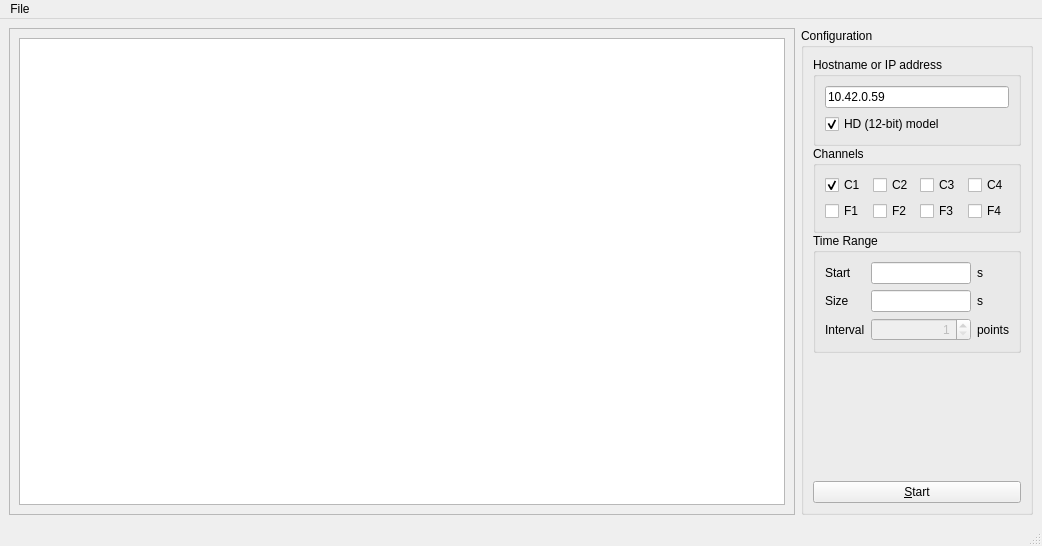
<?xml version="1.0" encoding="UTF-8"?>
<ui version="4.0">
 <class>MainWindow</class>
 <widget class="QMainWindow" name="MainWindow">
  <property name="geometry">
   <rect>
    <x>0</x>
    <y>0</y>
    <width>1042</width>
    <height>546</height>
   </rect>
  </property>
  <property name="windowTitle">
   <string>PyQtGraph Example</string>
  </property>
  <widget class="QWidget" name="centralwidget">
   <layout class="QHBoxLayout" name="horizontalLayout" stretch="1,0">
    <item>
     <widget class="QFrame" name="frame">
      <property name="frameShape">
       <enum>QFrame::Shape::StyledPanel</enum>
      </property>
      <property name="frameShadow">
       <enum>QFrame::Shadow::Raised</enum>
      </property>
      <layout class="QVBoxLayout" name="verticalLayout_2">
       <item>
        <widget class="GraphicsLayoutWidget" name="graphicsLayoutWidget"/>
       </item>
      </layout>
     </widget>
    </item>
    <item>
     <widget class="QGroupBox" name="groupBox">
      <property name="title">
       <string>Configuration</string>
      </property>
      <layout class="QVBoxLayout" name="verticalLayout_4">
       <item>
        <widget class="QWidget" name="configuration_frame" native="true">
         <layout class="QVBoxLayout" name="verticalLayout">
          <property name="spacing">
           <number>0</number>
          </property>
          <property name="leftMargin">
           <number>0</number>
          </property>
          <property name="topMargin">
           <number>0</number>
          </property>
          <property name="rightMargin">
           <number>0</number>
          </property>
          <property name="bottomMargin">
           <number>0</number>
          </property>
          <item>
           <widget class="QGroupBox" name="hostname_groupBox">
            <property name="title">
             <string>Hostname or IP address</string>
            </property>
            <layout class="QVBoxLayout" name="verticalLayout_3">
             <item>
              <widget class="QLineEdit" name="hostnameLineEdit">
               <property name="text">
                <string>10.42.0.59</string>
               </property>
               <property name="maxLength">
                <number>256</number>
               </property>
               <property name="alignment">
                <set>Qt::AlignmentFlag::AlignLeading|Qt::AlignmentFlag::AlignLeft|Qt::AlignmentFlag::AlignVCenter</set>
               </property>
              </widget>
             </item>
             <item>
              <widget class="QCheckBox" name="hd_checkBox">
               <property name="text">
                <string>HD (12-bit) model</string>
               </property>
               <property name="checked">
                <bool>true</bool>
               </property>
              </widget>
             </item>
            </layout>
           </widget>
          </item>
          <item>
           <widget class="QGroupBox" name="channels_groupBox">
            <property name="title">
             <string>Channels</string>
            </property>
            <layout class="QGridLayout" name="gridLayout">
             <item row="0" column="1">
              <widget class="QCheckBox" name="c2_checkBox">
               <property name="text">
                <string>C2</string>
               </property>
              </widget>
             </item>
             <item row="0" column="2">
              <widget class="QCheckBox" name="c3_checkBox">
               <property name="text">
                <string>C3</string>
               </property>
              </widget>
             </item>
             <item row="0" column="0">
              <widget class="QCheckBox" name="c1_checkBox">
               <property name="text">
                <string>C1</string>
               </property>
               <property name="checked">
                <bool>true</bool>
               </property>
              </widget>
             </item>
             <item row="0" column="3">
              <widget class="QCheckBox" name="c4_checkBox">
               <property name="text">
                <string>C4</string>
               </property>
              </widget>
             </item>
             <item row="2" column="0">
              <widget class="QCheckBox" name="f1_checkBox">
               <property name="text">
                <string>F1</string>
               </property>
              </widget>
             </item>
             <item row="2" column="1">
              <widget class="QCheckBox" name="f2_checkBox">
               <property name="text">
                <string>F2</string>
               </property>
              </widget>
             </item>
             <item row="2" column="2">
              <widget class="QCheckBox" name="f3_checkBox">
               <property name="text">
                <string>F3</string>
               </property>
              </widget>
             </item>
             <item row="2" column="3">
              <widget class="QCheckBox" name="f4_checkBox">
               <property name="text">
                <string>F4</string>
               </property>
              </widget>
             </item>
            </layout>
           </widget>
          </item>
          <item>
           <widget class="QGroupBox" name="time_groupBox">
            <property name="title">
             <string>Time Range</string>
            </property>
            <layout class="QGridLayout" name="gridLayout_2">
             <item row="2" column="0">
              <widget class="QLabel" name="label_4">
               <property name="text">
                <string>Interval</string>
               </property>
              </widget>
             </item>
             <item row="2" column="1">
              <widget class="QSpinBox" name="interval_spinBox">
               <property name="enabled">
                <bool>false</bool>
               </property>
               <property name="sizePolicy">
                <sizepolicy hsizetype="Expanding" vsizetype="Fixed">
                 <horstretch>0</horstretch>
                 <verstretch>0</verstretch>
                </sizepolicy>
               </property>
               <property name="minimumSize">
                <size>
                 <width>64</width>
                 <height>0</height>
                </size>
               </property>
               <property name="alignment">
                <set>Qt::AlignmentFlag::AlignRight|Qt::AlignmentFlag::AlignTrailing|Qt::AlignmentFlag::AlignVCenter</set>
               </property>
               <property name="minimum">
                <number>1</number>
               </property>
               <property name="maximum">
                <number>1000</number>
               </property>
              </widget>
             </item>
             <item row="0" column="0">
              <widget class="QLabel" name="label_2">
               <property name="text">
                <string>Start</string>
               </property>
              </widget>
             </item>
             <item row="1" column="0">
              <widget class="QLabel" name="label_3">
               <property name="text">
                <string>Size</string>
               </property>
              </widget>
             </item>
             <item row="0" column="2">
              <widget class="QLabel" name="label_5">
               <property name="text">
                <string>s</string>
               </property>
              </widget>
             </item>
             <item row="1" column="2">
              <widget class="QLabel" name="label_6">
               <property name="text">
                <string>s</string>
               </property>
              </widget>
             </item>
             <item row="2" column="2">
              <widget class="QLabel" name="label_7">
               <property name="text">
                <string>points</string>
               </property>
              </widget>
             </item>
             <item row="0" column="1">
              <widget class="QLineEdit" name="start_lineEdit">
               <property name="sizePolicy">
                <sizepolicy hsizetype="Fixed" vsizetype="Fixed">
                 <horstretch>0</horstretch>
                 <verstretch>0</verstretch>
                </sizepolicy>
               </property>
               <property name="maximumSize">
                <size>
                 <width>100</width>
                 <height>16777215</height>
                </size>
               </property>
               <property name="text">
                <string/>
               </property>
               <property name="maxLength">
                <number>10</number>
               </property>
               <property name="alignment">
                <set>Qt::AlignmentFlag::AlignRight|Qt::AlignmentFlag::AlignTrailing|Qt::AlignmentFlag::AlignVCenter</set>
               </property>
              </widget>
             </item>
             <item row="1" column="1">
              <widget class="QLineEdit" name="size_lineEdit">
               <property name="sizePolicy">
                <sizepolicy hsizetype="Fixed" vsizetype="Fixed">
                 <horstretch>0</horstretch>
                 <verstretch>0</verstretch>
                </sizepolicy>
               </property>
               <property name="maximumSize">
                <size>
                 <width>100</width>
                 <height>16777215</height>
                </size>
               </property>
               <property name="text">
                <string/>
               </property>
               <property name="maxLength">
                <number>10</number>
               </property>
               <property name="alignment">
                <set>Qt::AlignmentFlag::AlignRight|Qt::AlignmentFlag::AlignTrailing|Qt::AlignmentFlag::AlignVCenter</set>
               </property>
              </widget>
             </item>
            </layout>
           </widget>
          </item>
         </layout>
        </widget>
       </item>
       <item>
        <spacer name="verticalSpacer">
         <property name="orientation">
          <enum>Qt::Orientation::Vertical</enum>
         </property>
         <property name="sizeHint" stdset="0">
          <size>
           <width>20</width>
           <height>40</height>
          </size>
         </property>
        </spacer>
       </item>
       <item>
        <widget class="QPushButton" name="start_pushButton">
         <property name="text">
          <string>&amp;Start</string>
         </property>
         <property name="checkable">
          <bool>true</bool>
         </property>
        </widget>
       </item>
      </layout>
     </widget>
    </item>
   </layout>
  </widget>
  <widget class="QMenuBar" name="menubar">
   <property name="geometry">
    <rect>
     <x>0</x>
     <y>0</y>
     <width>1042</width>
     <height>26</height>
    </rect>
   </property>
   <widget class="QMenu" name="menuFile">
    <property name="title">
     <string>File</string>
    </property>
    <addaction name="actionE_xit"/>
   </widget>
   <addaction name="menuFile"/>
  </widget>
  <widget class="QStatusBar" name="statusbar"/>
  <action name="actionE_xit">
   <property name="text">
    <string>E&amp;xit</string>
   </property>
  </action>
 </widget>
 <customwidgets>
  <customwidget>
   <class>GraphicsLayoutWidget</class>
   <extends>QGraphicsView</extends>
   <header>pyqtgraph</header>
  </customwidget>
 </customwidgets>
 <tabstops>
  <tabstop>graphicsLayoutWidget</tabstop>
  <tabstop>hostnameLineEdit</tabstop>
  <tabstop>hd_checkBox</tabstop>
  <tabstop>c1_checkBox</tabstop>
  <tabstop>c2_checkBox</tabstop>
  <tabstop>c3_checkBox</tabstop>
  <tabstop>c4_checkBox</tabstop>
  <tabstop>f1_checkBox</tabstop>
  <tabstop>f2_checkBox</tabstop>
  <tabstop>f3_checkBox</tabstop>
  <tabstop>f4_checkBox</tabstop>
  <tabstop>start_lineEdit</tabstop>
  <tabstop>size_lineEdit</tabstop>
  <tabstop>interval_spinBox</tabstop>
  <tabstop>start_pushButton</tabstop>
 </tabstops>
 <resources/>
 <connections>
  <connection>
   <sender>actionE_xit</sender>
   <signal>triggered()</signal>
   <receiver>MainWindow</receiver>
   <slot>close()</slot>
   <hints>
    <hint type="sourcelabel">
     <x>-1</x>
     <y>-1</y>
    </hint>
    <hint type="destinationlabel">
     <x>399</x>
     <y>299</y>
    </hint>
   </hints>
  </connection>
 </connections>
</ui>
